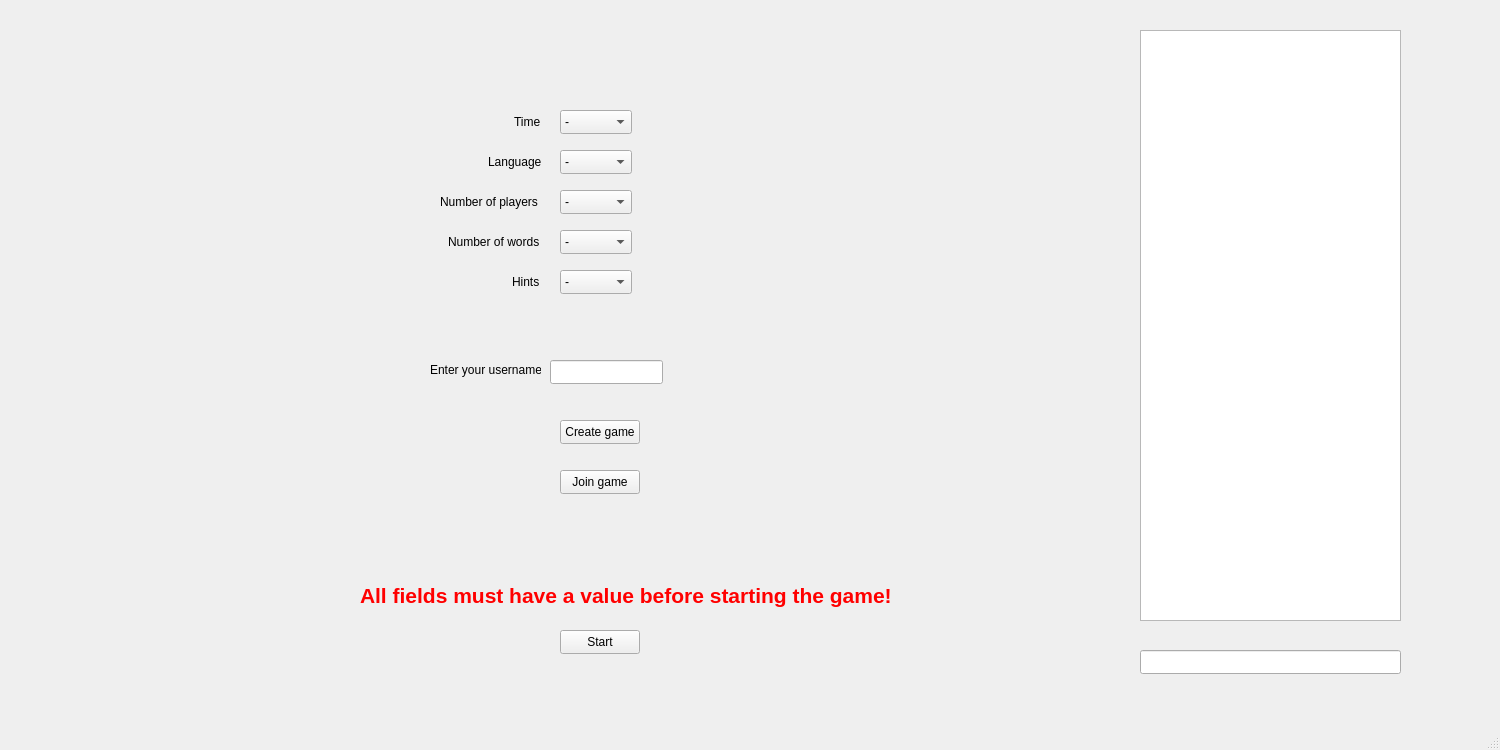
<?xml version="1.0" encoding="UTF-8"?>
<ui version="4.0">
 <class>MainWindow</class>
 <widget class="QMainWindow" name="MainWindow">
  <property name="geometry">
   <rect>
    <x>0</x>
    <y>0</y>
    <width>1500</width>
    <height>750</height>
   </rect>
  </property>
  <property name="windowTitle">
   <string>MainWindow</string>
  </property>
  <widget class="QWidget" name="centralwidget">
   <widget class="QListWidget" name="guessList">
    <property name="geometry">
     <rect>
      <x>1140</x>
      <y>30</y>
      <width>261</width>
      <height>591</height>
     </rect>
    </property>
    <property name="selectionMode">
     <enum>QAbstractItemView::NoSelection</enum>
    </property>
   </widget>
   <widget class="QLineEdit" name="guess">
    <property name="geometry">
     <rect>
      <x>1140</x>
      <y>650</y>
      <width>261</width>
      <height>24</height>
     </rect>
    </property>
   </widget>
   <widget class="QComboBox" name="timeChoice">
    <property name="geometry">
     <rect>
      <x>560</x>
      <y>110</y>
      <width>72</width>
      <height>24</height>
     </rect>
    </property>
    <item>
     <property name="text">
      <string>-</string>
     </property>
    </item>
    <item>
     <property name="text">
      <string>20</string>
     </property>
    </item>
    <item>
     <property name="text">
      <string>30</string>
     </property>
    </item>
    <item>
     <property name="text">
      <string>40</string>
     </property>
    </item>
    <item>
     <property name="text">
      <string>50</string>
     </property>
    </item>
    <item>
     <property name="text">
      <string>60</string>
     </property>
    </item>
    <item>
     <property name="text">
      <string>70</string>
     </property>
    </item>
    <item>
     <property name="text">
      <string>80</string>
     </property>
    </item>
   </widget>
   <widget class="QComboBox" name="languageChoice">
    <property name="geometry">
     <rect>
      <x>560</x>
      <y>150</y>
      <width>72</width>
      <height>24</height>
     </rect>
    </property>
    <item>
     <property name="text">
      <string>-</string>
     </property>
    </item>
    <item>
     <property name="text">
      <string>Romanian</string>
     </property>
    </item>
    <item>
     <property name="text">
      <string>English</string>
     </property>
    </item>
   </widget>
   <widget class="QComboBox" name="noPlayersChoice">
    <property name="geometry">
     <rect>
      <x>560</x>
      <y>190</y>
      <width>72</width>
      <height>24</height>
     </rect>
    </property>
    <item>
     <property name="text">
      <string>-</string>
     </property>
    </item>
    <item>
     <property name="text">
      <string>2</string>
     </property>
    </item>
    <item>
     <property name="text">
      <string>3</string>
     </property>
    </item>
    <item>
     <property name="text">
      <string>4</string>
     </property>
    </item>
    <item>
     <property name="text">
      <string>5</string>
     </property>
    </item>
    <item>
     <property name="text">
      <string>6</string>
     </property>
    </item>
    <item>
     <property name="text">
      <string>7</string>
     </property>
    </item>
    <item>
     <property name="text">
      <string>8</string>
     </property>
    </item>
   </widget>
   <widget class="QComboBox" name="noWordsChoice">
    <property name="geometry">
     <rect>
      <x>560</x>
      <y>230</y>
      <width>72</width>
      <height>24</height>
     </rect>
    </property>
    <item>
     <property name="text">
      <string>-</string>
     </property>
    </item>
    <item>
     <property name="text">
      <string>1</string>
     </property>
    </item>
    <item>
     <property name="text">
      <string>2</string>
     </property>
    </item>
    <item>
     <property name="text">
      <string>3</string>
     </property>
    </item>
    <item>
     <property name="text">
      <string>4</string>
     </property>
    </item>
    <item>
     <property name="text">
      <string>5</string>
     </property>
    </item>
   </widget>
   <widget class="QComboBox" name="hintsChoice">
    <property name="geometry">
     <rect>
      <x>560</x>
      <y>270</y>
      <width>72</width>
      <height>24</height>
     </rect>
    </property>
    <item>
     <property name="text">
      <string>-</string>
     </property>
    </item>
    <item>
     <property name="text">
      <string>1</string>
     </property>
    </item>
    <item>
     <property name="text">
      <string>2</string>
     </property>
    </item>
    <item>
     <property name="text">
      <string>3</string>
     </property>
    </item>
    <item>
     <property name="text">
      <string>4</string>
     </property>
    </item>
    <item>
     <property name="text">
      <string>5</string>
     </property>
    </item>
   </widget>
   <widget class="QLabel" name="timeLabel">
    <property name="geometry">
     <rect>
      <x>514</x>
      <y>114</y>
      <width>31</width>
      <height>16</height>
     </rect>
    </property>
    <property name="text">
     <string>Time</string>
    </property>
   </widget>
   <widget class="QLabel" name="languageLabel">
    <property name="geometry">
     <rect>
      <x>488</x>
      <y>154</y>
      <width>61</width>
      <height>16</height>
     </rect>
    </property>
    <property name="text">
     <string>Language</string>
    </property>
   </widget>
   <widget class="QLabel" name="noPlayersLabel">
    <property name="geometry">
     <rect>
      <x>440</x>
      <y>194</y>
      <width>101</width>
      <height>16</height>
     </rect>
    </property>
    <property name="text">
     <string>Number of players</string>
    </property>
   </widget>
   <widget class="QLabel" name="noWordsLabel">
    <property name="geometry">
     <rect>
      <x>448</x>
      <y>234</y>
      <width>101</width>
      <height>16</height>
     </rect>
    </property>
    <property name="text">
     <string>Number of words</string>
    </property>
   </widget>
   <widget class="QLabel" name="hintsLabel">
    <property name="geometry">
     <rect>
      <x>512</x>
      <y>274</y>
      <width>31</width>
      <height>16</height>
     </rect>
    </property>
    <property name="text">
     <string>Hints</string>
    </property>
   </widget>
   <widget class="QPushButton" name="startButton">
    <property name="geometry">
     <rect>
      <x>560</x>
      <y>630</y>
      <width>80</width>
      <height>24</height>
     </rect>
    </property>
    <property name="text">
     <string>Start</string>
    </property>
   </widget>
   <widget class="QLabel" name="errorLabel">
    <property name="geometry">
     <rect>
      <x>360</x>
      <y>580</y>
      <width>531</width>
      <height>31</height>
     </rect>
    </property>
    <property name="font">
     <font>
      <pointsize>16</pointsize>
      <bold>true</bold>
     </font>
    </property>
    <property name="text">
     <string>&lt;html&gt;&lt;head/&gt;&lt;body&gt;&lt;p&gt;&lt;span style=&quot; color:#ff0000;&quot;&gt;All fields must have a value before starting the game!&lt;/span&gt;&lt;/p&gt;&lt;/body&gt;&lt;/html&gt;</string>
    </property>
   </widget>
   <widget class="QLabel" name="usernameLabel">
    <property name="geometry">
     <rect>
      <x>430</x>
      <y>360</y>
      <width>111</width>
      <height>20</height>
     </rect>
    </property>
    <property name="text">
     <string>Enter your username</string>
    </property>
   </widget>
   <widget class="QLineEdit" name="username">
    <property name="geometry">
     <rect>
      <x>550</x>
      <y>360</y>
      <width>113</width>
      <height>24</height>
     </rect>
    </property>
   </widget>
   <widget class="QPushButton" name="createButton">
    <property name="geometry">
     <rect>
      <x>560</x>
      <y>420</y>
      <width>80</width>
      <height>24</height>
     </rect>
    </property>
    <property name="text">
     <string>Create game</string>
    </property>
   </widget>
   <widget class="QPushButton" name="joinButton">
    <property name="geometry">
     <rect>
      <x>560</x>
      <y>470</y>
      <width>80</width>
      <height>24</height>
     </rect>
    </property>
    <property name="text">
     <string>Join game</string>
    </property>
   </widget>
  </widget>
  <widget class="QMenuBar" name="menubar">
   <property name="geometry">
    <rect>
     <x>0</x>
     <y>0</y>
     <width>1500</width>
     <height>21</height>
    </rect>
   </property>
  </widget>
  <widget class="QStatusBar" name="statusbar"/>
 </widget>
 <resources/>
 <connections/>
</ui>
